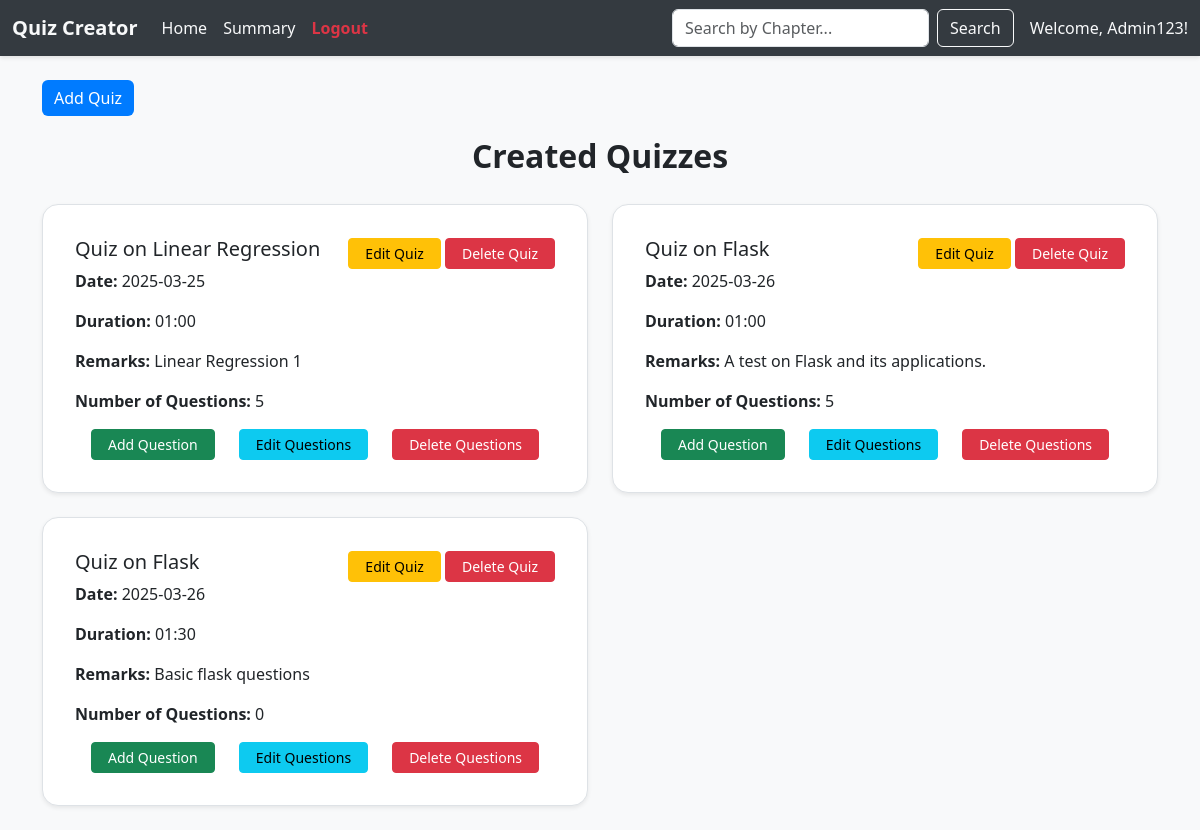
Page /quiz_creator on the earlier database version.
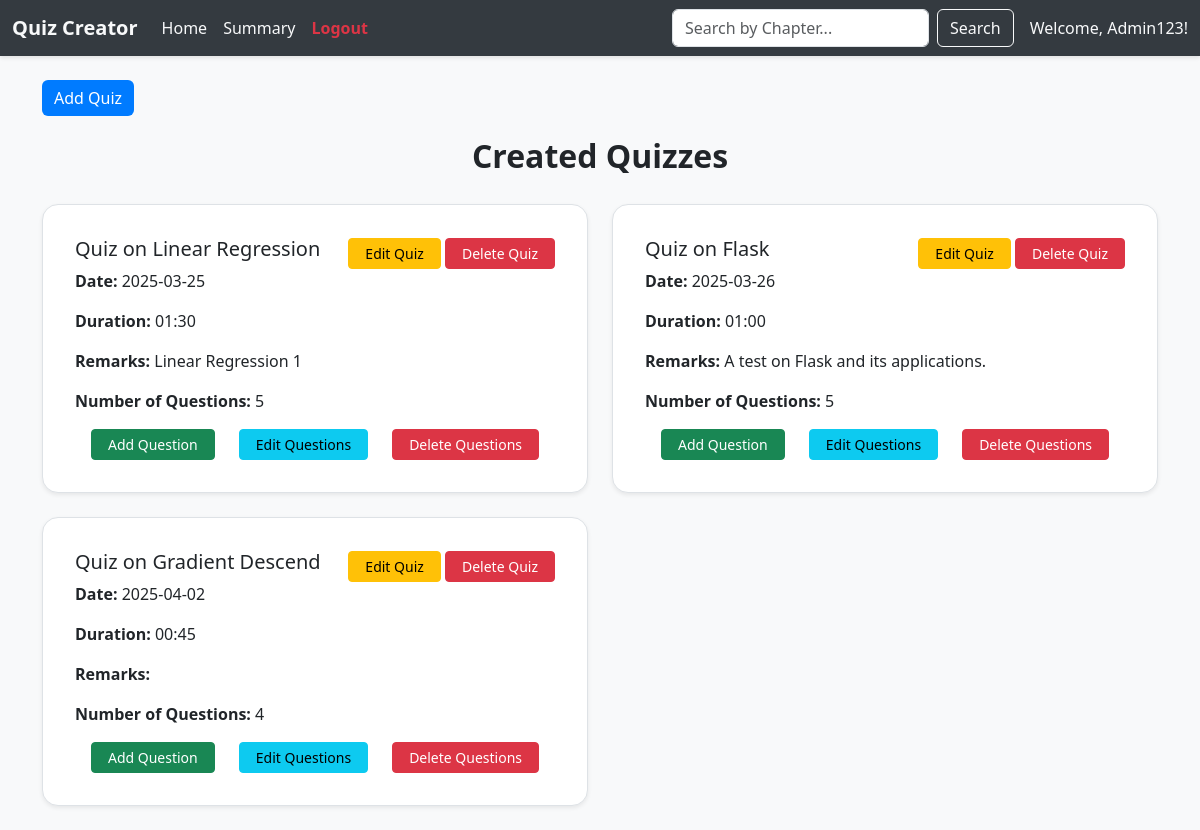
Same page on the later database version.
### applications/models.py (models this page shows)
class Quiz(db.Model):
    id = db.Column(db.Integer, primary_key=True)
    chapter_id = db.Column(db.Integer, db.ForeignKey('chapter.id'), nullable=False)
    chapter = db.relationship('Chapter', backref='quizzes', lazy=True)  # <-- Added this line
    date_of_quiz = db.Column(db.Date, nullable=False)
    time_duration = db.Column(db.String(5), nullable=False)
    remarks = db.Column(db.Text, nullable=True)
    num_questions = db.Column(db.Integer, nullable=False, default=0)
    questions = db.relationship('Question', backref='quiz', lazy=True)

class Chapter(db.Model):
    id = db.Column(db.Integer, primary_key=True)
    name = db.Column(db.String(), nullable=False)
    description = db.Column(db.Text, nullable=True)
    num_questions = db.Column(db.Integer, nullable=False, default=0)
    subject_id = db.Column(db.Integer, db.ForeignKey('subject.id', ondelete="CASCADE"), nullable=False)
    subject = db.relationship('Subject', backref=db.backref('chapters', lazy=True, cascade="all, delete"))

### applications/controllers.py (the view)
@app.route('/quiz_creator', methods=['GET'])
def quiz_creator():
    admin_user = User.query.filter_by(role='admin').first()
    search_query = request.args.get('chap_name', '')
    if not admin_user or admin_user.role != 'admin':
        return render_template('login.html', error_msg="Unauthorized access!")
    if search_query:
        quizzes = Quiz.query.join(Chapter).filter(
            Chapter.name.ilike(f"%{search_query}%")).all()
    else:
        quizzes = Quiz.query.all()
    return render_template('quiz_creator.html', quizzes=quizzes, this_user=admin_user)

### templates/quiz_creator.html (shortened to what this page needs)
<!DOCTYPE html>
<html lang="en">
<head>
    <link href="https://cdn.jsdelivr.net/npm/bootstrap@5.3.0/dist/css/bootstrap.min.css" rel="stylesheet">
    <link rel="stylesheet" href="/static/style.css">
</head>
<body>
    <nav class="navbar navbar-expand-lg" style="background-color: #343a40; box-shadow: 0 2px 4px rgba(0, 0, 0, 0.1)">
        <div class="container-fluid">
            <a class="navbar-brand text-light fw-bold" href="#">Quiz Creator</a>
            <div class="collapse navbar-collapse">
                <ul class="navbar-nav me-auto">
                    <li class="nav-item"><a class="nav-link active text-light" href="/admin_dash">Home</a></li>
                    <li class="nav-item"><a class="nav-link text-light" href="#">Summary</a></li>
                    <li class="nav-item"><a class="nav-link text-danger fw-bold" href="/login">Logout</a></li>
                </ul>
                <form class="d-flex" method="GET" action="/quiz_creator">
                    <input class="form-control me-2" name="chap_name" type="search" placeholder="Search by Chapter..." aria-label="Search">
                    <button class="btn btn-outline-light" type="submit">Search</button>
                </form>
                <span class="navbar-text ms-3 text-light">
                    Welcome, {{ this_user.username }}!
                </span>
            </div>
        </div>
    </nav>
    <div class="container mt-4">
        <a href="/add_quiz" class="btn btn-primary mb-3">Add Quiz</a>
        <p class="text-center mb-4 fs-2 fw-bold">Created Quizzes</p>
        <div class="row">
            {% for quiz in quizzes %}
            <div class="col-12 col-md-6 mb-4">
                <div class="card border shadow-sm p-3 rounded-4">
                    <div class="card-body">
                        <div class="d-flex justify-content-between align-items-center">
                            <h5 class="card-title">Quiz on {{ quiz.chapter.name }}</h5>
                            <div>
                                <a href="/edit_quiz/{{ quiz.id }}" class="btn btn-warning btn-sm px-3">Edit Quiz</a>
                                <a href="/delete_quiz/{{ quiz.id }}" class="btn btn-danger btn-sm px-3"
                                    onclick="return confirm('Are you sure you want to delete this quiz?')">Delete Quiz</a>
                            </div>
                        </div>
                        <p><strong>Date:</strong> {{ quiz.date_of_quiz }}</p>
                        <p><strong>Duration:</strong> {{ quiz.time_duration }}</p>
                        <p><strong>Remarks:</strong> {{ quiz.remarks }}</p>
                        <p><strong>Number of Questions:</strong> {{ quiz.questions|length }}</p>
                        <div class="d-flex justify-content-center gap-4 flex-wrap">
                            <a href="/add_question/{{ quiz.chapter_id }}/{{ quiz.id }}" class="btn btn-success btn-sm px-3">Add Question</a>
                            <a href="/manage_questions/{{ quiz.id }}/edit" class="btn btn-info btn-sm px-3">Edit Questions</a>
                            <a href="/manage_questions/{{ quiz.id }}/delete" class="btn btn-danger btn-sm px-3">Delete Questions</a>
                        </div>
                    </div>
                </div>
            </div>
            {% endfor %}
        </div>
    </div>
</body>
</html>

Differences in the rows shown:
removed Quiz: chapter.name "Flask", date_of_quiz "2025-03-26", time_duration "01:30", remarks "Basic flask questions", questions|length "0"
changed Quiz "Linear Regression 1": time_duration "01:00" → "01:30"
added Quiz: chapter.name "Gradient Descend", date_of_quiz "2025-04-02", time_duration "00:45", questions|length "4"
